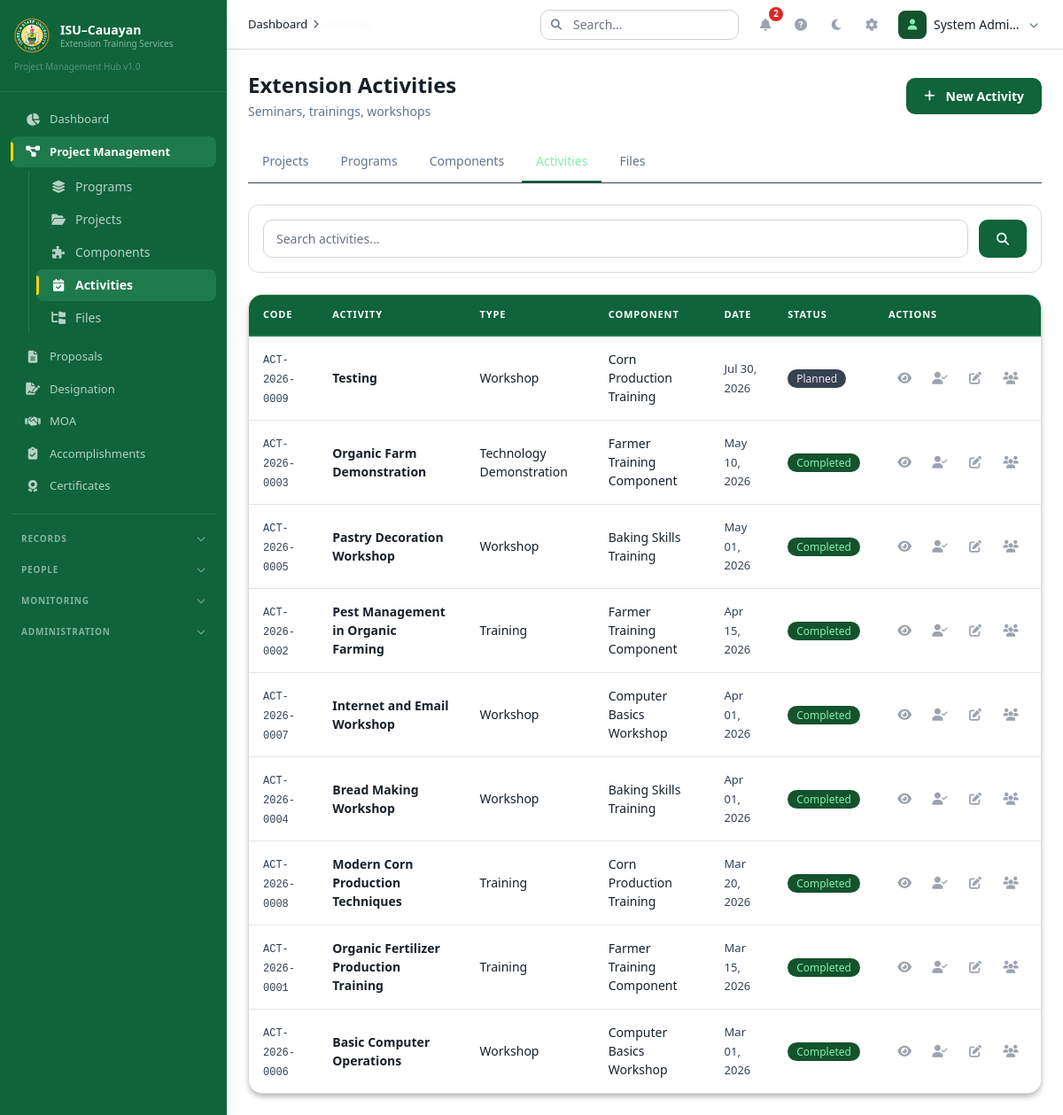
Screenshot of /index.php?module=activities (signed in) with the database file from the repository.
### tables this page shows
CREATE TABLE `extension_activities` (
  `id` int(11) NOT NULL,
  `activity_code` varchar(30) NOT NULL,
  `component_id` int(11) NOT NULL,
  `activity_type_id` int(11) DEFAULT NULL,
  `title` varchar(255) NOT NULL,
  `description` text DEFAULT NULL,
  `objectives` text DEFAULT NULL,
  `venue` varchar(255) DEFAULT NULL,
  `start_datetime` datetime DEFAULT NULL,
  `end_datetime` datetime DEFAULT NULL,
  `target_participants` int(11) DEFAULT NULL,
  `budget_allocation` decimal(15,2) NOT NULL DEFAULT 0.00,
  `status` enum('planned','ongoing','completed','cancelled') NOT NULL DEFAULT 'planned',
  `created_by` int(11) NOT NULL,
  `created_at` datetime NOT NULL DEFAULT current_timestamp(),
  `updated_at` datetime NOT NULL DEFAULT current_timestamp() ON UPDATE current_timestamp(),
  `deleted_at` datetime DEFAULT NULL
);

CREATE TABLE `activity_types` (
  `id` int(11) NOT NULL,
  `name` varchar(100) NOT NULL,
  `is_active` tinyint(1) NOT NULL DEFAULT 1,
  `created_at` datetime NOT NULL DEFAULT current_timestamp()
);

CREATE TABLE `components` (
  `id` int(11) NOT NULL,
  `component_code` varchar(30) NOT NULL,
  `project_id` int(11) NOT NULL,
  `title` varchar(255) NOT NULL,
  `description` text DEFAULT NULL,
  `start_date` date DEFAULT NULL,
  `end_date` date DEFAULT NULL,
  `status` enum('planned','in_progress','completed','cancelled') NOT NULL DEFAULT 'planned',
  `expected_outputs` text DEFAULT NULL,
  `completion_percentage` int(3) NOT NULL DEFAULT 0,
  `created_by` int(11) NOT NULL,
  `created_at` datetime NOT NULL DEFAULT current_timestamp(),
  `updated_at` datetime NOT NULL DEFAULT current_timestamp() ON UPDATE current_timestamp(),
  `deleted_at` datetime DEFAULT NULL
);

### controllers/Controllers.php (called while the page is built, shortened)
<?php
require_once __DIR__ . '/../config/helpers.php';
require_once __DIR__ . '/../includes/Permissions.php';
require_once __DIR__ . '/../includes/AssignmentVisibility.php';
class ActivityController {
    public function index() {
        $page = max(1, intval($_GET['page'] ?? 1));
        $limit = ITEMS_PER_PAGE;
        $offset = ($page - 1) * $limit;
        $result = AssignmentVisibility::getVisibleActivities($_GET['search'] ?? '', $limit, $offset);
        $activities = $result['data'];
        require_once __DIR__ . '/../layouts/header.php';
        require_once __DIR__ . '/../views/activities/index.php';
        require_once __DIR__ . '/../layouts/footer.php';
    }
}

### includes/Permissions.php (called while the page is built, shortened)
<?php
class Permissions {
    public static function getRole() { return $_SESSION['role'] ?? ''; }
    public static function isAdmin() { return self::getRole() === 'admin'; }
    public static function canCreateActivity() { return self::isAdmin() || self::isFaculty(); }
    public static function canEditActivity($id) {
        if (self::isAdmin()) return true;
        return self::isFaculty() && self::canAccessActivity($id);
    }
    public static function canAssignMembers() {
        return self::isAdmin() || self::isFaculty();
    }
}

### includes/AssignmentVisibility.php (called while the page is built, shortened)
<?php
class AssignmentVisibility {
    private static function isFaculty() { return ($_SESSION['role'] ?? '') === 'faculty'; }
    public static function getVisibleActivities($search = '', $limit = 50, $offset = 0) {
        $facultyId = self::isFaculty() ? self::getFacultyId() : null;
        $where = " WHERE ea.deleted_at IS NULL";
        $params = [];
        $countSql = "SELECT COUNT(*) as count FROM extension_activities ea{$where}";
        $stmt = db()->prepare($countSql);
        $stmt->execute($params);
        $total = (int)$stmt->fetch()['count'];
        $sql = "SELECT ea.*, c.title as component_title, at.name as type_name FROM extension_activities ea LEFT JOIN components c ON ea.component_id = c.id LEFT JOIN activity_types at ON ea.activity_type_id = at.id{$where} ORDER BY ea.start_datetime DESC LIMIT ? OFFSET ?";
        $params[] = $limit; $params[] = $offset;
        $stmt = db()->prepare($sql);
        $stmt->execute($params);
        return ['data' => $stmt->fetchAll(), 'total' => $total];
    }
}

### config/Database.php (called while the page is built, shortened)
<?php
class Database {
    private static $instance = null;
    private $conn;
    private function __construct() {
        try {
            $dsn = "mysql:host=" . DB_HOST . ";dbname=" . DB_NAME . ";charset=" . DB_CHARSET;
            $this->conn = new PDO($dsn, DB_USER, DB_PASS, [
                PDO::ATTR_ERRMODE => PDO::ERRMODE_EXCEPTION,
                PDO::ATTR_DEFAULT_FETCH_MODE => PDO::FETCH_ASSOC,
                PDO::ATTR_EMULATE_PREPARES => false,
            ]);
        } catch (PDOException $e) {
            die("Database connection failed: " . $e->getMessage());
        }
    }
    public static function getInstance() {
        if (self::$instance === null) self::$instance = new self();
        return self::$instance;
    }
    public function getConnection() { return $this->conn; }
}

### views/activities/index.php (the view, shortened to what this page needs)
<div class="flex flex-col md:flex-row md:items-center justify-between gap-4 mb-6">
    <div><h1 class="text-2xl font-bold text-[#F9FAFB]">Extension Activities</h1><p class="text-[#9CA3AF] text-sm mt-1">Seminars, trainings, workshops</p></div>
    <?php if (Permissions::canCreateActivity()): ?>
        <button onclick="openCreateActivity()" class="btn-primary"><i class="fas fa-plus mr-1"></i> New Activity</button>
    <?php endif; ?>
</div>
<?php require __DIR__ . '/../projects/navigation.php'; ?>
<div class="filter-bar mb-6">
    <form method="GET" class="flex flex-col md:flex-row gap-3">
        <div class="flex-1"><input type="text" name="search" placeholder="Search activities..." value="<?= e($_GET['search'] ?? '') ?>" class="filter-input"></div>
        <button type="submit" class="btn-primary"><i class="fas fa-search"></i></button>
    </form>
</div>
<div id="activitiesTable">
    <div class="data-table-container">
        <?php if (empty($activities)): ?>
            <div class="empty-state"><div class="empty-state-icon"><i class="fas fa-calendar-check"></i></div><h3 class="empty-state-title">No activities found</h3></div>
        <?php else: ?>
            <div class="overflow-x-auto"><table class="data-table"><thead><tr><th>Code</th><th>Activity</th><th>Type</th><th>Component</th><th>Date</th><th>Status</th><th>Actions</th></tr></thead><tbody>
                <?php foreach ($activities as $i => $a): ?>
                    <tr class="animate-row" style="animation-delay:<?= $i * 0.05 ?>s">
                        <td data-label="Code"><span class="table-code"><?= e($a['activity_code']) ?></span></td>
                        <td data-label="Activity"><span class="table-title"><?= e($a['title']) ?></span></td>
                        <td data-label="Type"><span class="text-[#D1D5DB]"><?= e($a['type_name'] ?? '-') ?></span></td>
                        <td data-label="Component"><span class="text-[#D1D5DB]"><?= e($a['component_title'] ?? '-') ?></span></td>
                        <td data-label="Date"><span class="table-date"><?= $a['start_datetime'] ? date('M d, Y', strtotime($a['start_datetime'])) : '-' ?></span></td>
                        <td data-label="Status"><?= getStatusBadge($a['status']) ?></td>
                        <td data-label="Actions">
                            <div class="flex items-center justify-end gap-1">
                                <button onclick="viewActivity(<?= $a['id'] ?>, this)" class="action-btn" data-loading title="View"><i class="fas fa-eye text-sm"></i></button>
                                <button onclick='viewParticipants(<?= (int)$a['id'] ?>, <?= json_encode($a['title']) ?>, this)' class="action-btn" data-loading title="Participants"><i class="fas fa-user-check text-sm"></i></button>
                                <?php if (Permissions::canEditActivity($a['id'])): ?>
                                    <button onclick="editActivity(<?= $a['id'] ?>, this)" class="action-btn" data-loading title="Edit"><i class="fas fa-edit text-sm"></i></button>
                                <?php endif; ?>
                                <?php if (Permissions::canAssignMembers()): ?>
                                    <button onclick="openAssignments('activity', <?= $a['id'] ?>, '<?= e(addslashes($a['title'])) ?>')" class="action-btn" title="Assign"><i class="fas fa-users text-sm"></i></button>
                                <?php endif; ?>
                            </div>
                        </td>
                    </tr>
                <?php endforeach; ?>
            </tbody></table></div>
        <?php endif; ?>
    </div>
</div>

### config/helpers.php (shortened to what this page needs)
<?php
require_once __DIR__ . '/Database.php';
function db() { return Database::getInstance()->getConnection(); }
function e($str) { return htmlspecialchars($str ?? '', ENT_QUOTES, 'UTF-8'); }
function getStatusBadge($status) {
    $classes = [
        'draft' => 'bg-[#374151] text-[#E5E7EB]',
        'pending' => 'bg-[#78350F] text-[#FCD34D]',
        'submitted' => 'bg-[#1E3A8A] text-[#BFDBFE]',
        'under_review' => 'bg-[#1E3A8A] text-[#BFDBFE]',
        'active' => 'bg-[#14532D] text-[#86EFAC]',
        'ongoing' => 'bg-[#14532D] text-[#86EFAC]',
        'approved' => 'bg-[#14532D] text-[#86EFAC]',
        'completed' => 'bg-[#14532D] text-[#86EFAC]',
        'archived' => 'bg-[#374151] text-[#9CA3AF]',
        'returned' => 'bg-[#78350F] text-[#FCD34D]',
        'rejected' => 'bg-[#7F1D1D] text-[#FCA5A5]',
        'cancelled' => 'bg-[#7F1D1D] text-[#FCA5A5]',
        'expired' => 'bg-[#7F1D1D] text-[#FCA5A5]',
        'terminated' => 'bg-[#7F1D1D] text-[#FCA5A5]',
        'planned' => 'bg-[#374151] text-[#E5E7EB]',
        'in_progress' => 'bg-[#1E3A8A] text-[#BFDBFE]',
        'generated' => 'bg-[#1E3A8A] text-[#BFDBFE]',
        'printed' => 'bg-[#78350F] text-[#FCD34D]',
        'claimed' => 'bg-[#14532D] text-[#86EFAC]',
    ];
    $labels = ['under_review' => 'Under Review', 'in_progress' => 'In Progress'];
    $class = $classes[$status] ?? 'bg-[#374151] text-[#E5E7EB]';
    $label = $labels[$status] ?? ucfirst(str_replace('_', ' ', $status));
    return '<span class="px-2.5 py-0.5 rounded-full text-xs font-medium ' . $class . '">' . $label . '</span>';
}

### assets/css/app.css (style rules this page uses)
:root { --primary: #0F643A; --primary-hover: #1E7A4B; --primary-light: #14532D; --secondary: #F5D20C; --secondary-dark: #C4972C; --bg: #111827; --surface: #1F2937; --surface-alt: #243142; --border: #374151; --hover: #324152; --text: #F9FAFB; --text-secondary: #9CA3AF; --text-muted: #6B7280; --sidebar-bg: #0F643A; --sidebar-hover: #267C50; --sidebar-active: #1E7A4B; --success: #14532D; --success-text: #86EFAC; --warning: #78350F; --warning-text: #FCD34D; --danger: #7F1D1D; --danger-text: #FCA5A5; --info: #1E3A8A; --info-text: #BFDBFE; }
.animate-row { animation: fadeRow 0.3s ease-out; }
.data-table-container { background: #1F2937; border: 1px solid #374151; border-radius: 16px; overflow: hidden; box-shadow: 0 4px 6px -1px rgba(0,0,0,0.3); }
.data-table { width: 100%; border-collapse: separate; border-spacing: 0; }
.data-table thead th { background: #0F643A; color: #FFF; padding: 14px 16px; text-align: left; font-size: 11px; font-weight: 700; text-transform: uppercase; letter-spacing: 0.08em; border-bottom: 2px solid #1E7A4B; white-space: nowrap; position: sticky; top: 0; z-index: 10; }
.data-table tbody tr { transition: all 0.2s ease; }
.data-table tbody tr:nth-child(odd) { background: #1F2937; }
.data-table tbody tr:nth-child(even) { background: #243142; }
.data-table tbody td { padding: 14px 16px; font-size: 14px; color: #F9FAFB; border-bottom: 1px solid #2D3748; vertical-align: middle; }
.data-table tbody tr:last-child td { border-bottom: none; }
.table-title { color: #F9FAFB; font-weight: 600; font-size: 14px; }
.table-code { color: #86EFAC; font-family: 'SF Mono', 'Fira Code', monospace; font-size: 12px; font-weight: 500; }
.table-date { color: #CBD5E1; font-size: 13px; }
.filter-bar { background: #1F2937; border: 1px solid #374151; border-radius: 12px; padding: 16px; }
.filter-input { background: #111827; border: 1px solid #374151; border-radius: 10px; color: #F9FAFB; padding: 10px 14px; font-size: 14px; transition: all 0.15s ease; width: 100%; }
.filter-input::placeholder { color: #6B7280; }
.btn-primary { background: #0F643A; color: #FFF; padding: 10px 20px; border-radius: 10px; font-weight: 600; font-size: 14px; transition: all 0.15s ease; border: none; cursor: pointer; display: inline-flex; align-items: center; gap: 8px; }
.action-btn { display: inline-flex; align-items: center; justify-content: center; width: 36px; height: 36px; border-radius: 10px; background: transparent; color: #9CA3AF; transition: all 0.15s ease; border: none; cursor: pointer; }
[data-theme="light"] body { background:#f4f7f6!important;color:#16202a!important }
[data-theme="light"] .data-table-container,[data-theme="light"] .filter-bar,[data-theme="light"] .card,[data-theme="light"] .stat-card,[data-theme="light"] .sketch-board { background:#fff!important;border-color:#d5ddd9!important;color:#16202a }
[data-theme="light"] .data-table tbody tr:nth-child(odd),[data-theme="light"] .data-table tbody tr:nth-child(even) { background:#fff!important }
[data-theme="light"] .data-table tbody td,[data-theme="light"] .table-title { color:#16202a!important;border-color:#e2e8e5!important }
[data-theme="light"] .table-date,[data-theme="light"] .table-code { color:#334155!important }
[data-theme="light"] .filter-input,[data-theme="light"] .filter-select,[data-theme="light"] .form-input,[data-theme="light"] .form-select { background:#fff!important;color:#16202a!important;border-color:#cbd5d1!important }
[data-theme="light"] [class*="bg-[#111827]"],[data-theme="light"] [class*="bg-[#1F2937]"] { background:#fff!important }
[data-theme="light"] [class*="text-[#F9FAFB]"],[data-theme="light"] [class*="text-[#D1D5DB]"] { color:#16202a!important }
[data-theme="light"] [class*="text-[#9CA3AF]"],[data-theme="light"] [class*="text-[#6B7280]"] { color:#64748b!important }

### rows the page displays
extension_activities: activity_code "ACT-2026-0009", title "Testing", activity_type.name "Workshop", component.title "Corn Production Training", start_datetime "Jul 30, 2026", status "Planned"
extension_activities: activity_code "ACT-2026-0003", title "Organic Farm Demonstration", activity_type.name "Technology Demonstration", component.title "Farmer Training Component", start_datetime "May 10, 2026", status "Completed"
extension_activities: activity_code "ACT-2026-0005", title "Pastry Decoration Workshop", activity_type.name "Workshop", component.title "Baking Skills Training", start_datetime "May 01, 2026", status "Completed"
extension_activities: activity_code "ACT-2026-0002", title "Pest Management in Organic Farming", activity_type.name "Training", component.title "Farmer Training Component", start_datetime "Apr 15, 2026", status "Completed"
extension_activities: activity_code "ACT-2026-0007", title "Internet and Email Workshop", activity_type.name "Workshop", component.title "Computer Basics Workshop", start_datetime "Apr 01, 2026", status "Completed"
extension_activities: activity_code "ACT-2026-0004", title "Bread Making Workshop", activity_type.name "Workshop", component.title "Baking Skills Training", start_datetime "Apr 01, 2026", status "Completed"
extension_activities: activity_code "ACT-2026-0008", title "Modern Corn Production Techniques", activity_type.name "Training", component.title "Corn Production Training", start_datetime "Mar 20, 2026", status "Completed"
extension_activities: activity_code "ACT-2026-0001", title "Organic Fertilizer Production Training", activity_type.name "Training", component.title "Farmer Training Component", start_datetime "Mar 15, 2026", status "Completed"
extension_activities: activity_code "ACT-2026-0006", title "Basic Computer Operations", activity_type.name "Workshop", component.title "Computer Basics Workshop", start_datetime "Mar 01, 2026", status "Completed"

### other values shown
$item['label'] "Dashboard"
$item['label'] "Project Management"
$child['label'] "Programs"
$child['label'] "Projects"
$child['label'] "Components"
$child['label'] "Activities"
$child['label'] "Files"
$item['label'] "Proposals"
$item['label'] "Designation"
$item['label'] "MOA"
$item['label'] "Accomplishments"
$item['label'] "Certificates"
$group['label'] "RECORDS"
$group['label'] "PEOPLE"
$group['label'] "MONITORING"
